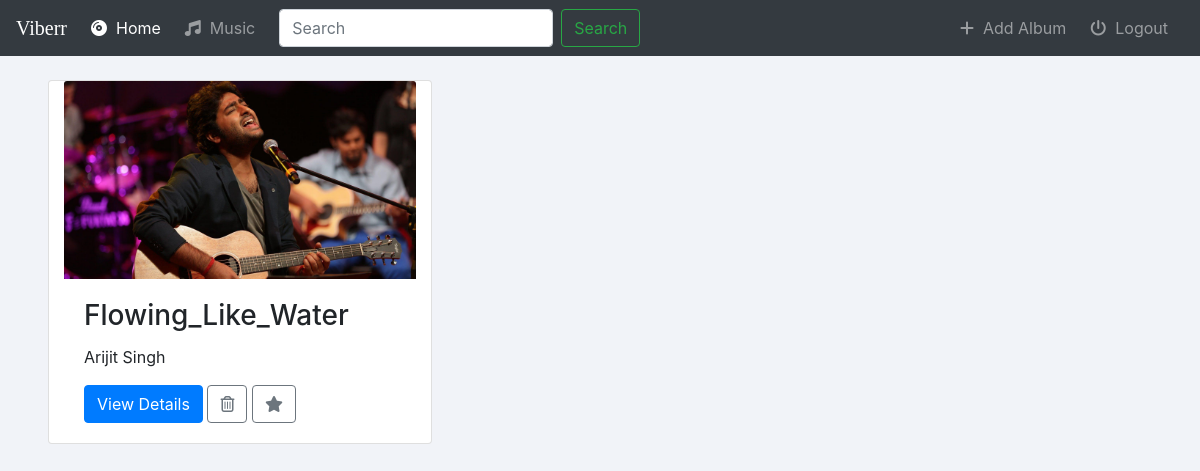
The app's page /music/ with its own data.
### music/models.py (models this page shows, shortened)
class Album(models.Model):
    artist = models.CharField(max_length=250)
    album_title = models.CharField(max_length=500)
    genre = models.CharField(max_length=100)
    album_logo = models.FileField()

### music/views.py (the view)
# urls.py: path('', views.IndexView.as_view(), name='music'),
class IndexView(generic.ListView):
    template_name = 'music/index.html'
    def get_queryset(self):
        return Album.objects.all()

### music/templates/music/index.html (shortened to what this page needs)
{% extends 'music/basic.html' %}
{% block body %}
<div class="row m-4">
    {% for album in object_list %}
    <div class="card col-md-4 mx-4">
        <img class="card-img-top" src="{{album.album_logo.url}}" alt="Card image cap">
        <div class="card-body">
            <h3 class="card-title">{{ album.album_title }}</h3>
            <p class="card-text">{{album.artist}}</p>
            <a href="{% url 'music:detail' album.id %}" class="btn btn-primary">View Details</a>
            <form action="{% url 'music:album-delete' album.id %}" method="post" style="display: inline;">
                <button type="submit" class="btn btn-outline-secondary"><i class="far fa-trash-alt"></i></button>
            </form>
            <button type="button" class="btn btn-outline-secondary"><i class="fas fa-star"></i></button>
        </div>
    </div>
    {%endfor%}
</div>
{% endblock %}

### music/static/music/styles.css (style rules this page uses)
html,body { background:#f1f3f8; }

### records on screen
Album: album_logo (picture), album_title "Flowing_Like_Water", artist "Arijit Singh"
